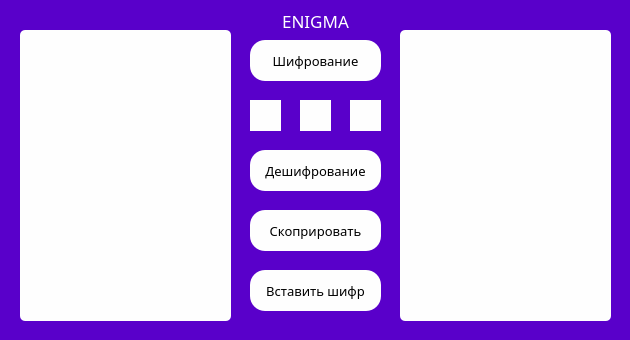
<?xml version="1.0" encoding="UTF-8"?>
<ui version="4.0">
 <class>Dialog</class>
 <widget class="QDialog" name="Dialog">
  <property name="geometry">
   <rect>
    <x>0</x>
    <y>0</y>
    <width>630</width>
    <height>340</height>
   </rect>
  </property>
  <property name="minimumSize">
   <size>
    <width>630</width>
    <height>330</height>
   </size>
  </property>
  <property name="maximumSize">
   <size>
    <width>630</width>
    <height>340</height>
   </size>
  </property>
  <property name="windowTitle">
   <string>Dialog</string>
  </property>
  <property name="styleSheet">
   <string notr="true">font-family: Montserrat;
background-color: #5900CA; 
font-size: 13px;</string>
  </property>
  <widget class="QPushButton" name="pushButton">
   <property name="geometry">
    <rect>
     <x>250</x>
     <y>40</y>
     <width>131</width>
     <height>41</height>
    </rect>
   </property>
   <property name="styleSheet">
    <string notr="true">border: 0;
border-radius: 15px;
background-color: #fefefe;</string>
   </property>
   <property name="text">
    <string>Шифрование</string>
   </property>
  </widget>
  <widget class="QLineEdit" name="lineEdit_2">
   <property name="geometry">
    <rect>
     <x>250</x>
     <y>100</y>
     <width>31</width>
     <height>31</height>
    </rect>
   </property>
   <property name="styleSheet">
    <string notr="true">text-align: center; border: 0; background-color: #fefefe;vertical-align: middle;</string>
   </property>
   <property name="inputMask">
    <string notr="true"/>
   </property>
   <property name="alignment">
    <set>Qt::AlignCenter</set>
   </property>
  </widget>
  <widget class="QLineEdit" name="lineEdit_4">
   <property name="geometry">
    <rect>
     <x>300</x>
     <y>100</y>
     <width>31</width>
     <height>31</height>
    </rect>
   </property>
   <property name="styleSheet">
    <string notr="true">text-align: center; border: 0; background-color: #fefefe;vertical-align: middle;</string>
   </property>
   <property name="alignment">
    <set>Qt::AlignCenter</set>
   </property>
  </widget>
  <widget class="QLineEdit" name="lineEdit_5">
   <property name="geometry">
    <rect>
     <x>350</x>
     <y>100</y>
     <width>31</width>
     <height>31</height>
    </rect>
   </property>
   <property name="styleSheet">
    <string notr="true">text-align: center; border: 0; background-color: #fefefe;vertical-align: middle;</string>
   </property>
   <property name="alignment">
    <set>Qt::AlignCenter</set>
   </property>
  </widget>
  <widget class="QPushButton" name="pushButton_2">
   <property name="geometry">
    <rect>
     <x>250</x>
     <y>150</y>
     <width>131</width>
     <height>41</height>
    </rect>
   </property>
   <property name="styleSheet">
    <string notr="true">border: 0;
border-radius: 15px;
background-color: #fefefe;</string>
   </property>
   <property name="text">
    <string>Дешифрование</string>
   </property>
  </widget>
  <widget class="QPushButton" name="pushButton_3">
   <property name="geometry">
    <rect>
     <x>250</x>
     <y>210</y>
     <width>131</width>
     <height>41</height>
    </rect>
   </property>
   <property name="styleSheet">
    <string notr="true">border: 0;
border-radius: 15px;
background-color: #fefefe;</string>
   </property>
   <property name="text">
    <string>Скоприровать</string>
   </property>
  </widget>
  <widget class="QTextEdit" name="textEdit">
   <property name="geometry">
    <rect>
     <x>20</x>
     <y>30</y>
     <width>211</width>
     <height>291</height>
    </rect>
   </property>
   <property name="styleSheet">
    <string notr="true">border-radius: 5px; background-color: #fefefe;vertical-align: top;</string>
   </property>
   <property name="frameShape">
    <enum>QFrame::Panel</enum>
   </property>
   <property name="frameShadow">
    <enum>QFrame::Sunken</enum>
   </property>
  </widget>
  <widget class="QTextEdit" name="textEdit_2">
   <property name="geometry">
    <rect>
     <x>400</x>
     <y>30</y>
     <width>211</width>
     <height>291</height>
    </rect>
   </property>
   <property name="styleSheet">
    <string notr="true">border-radius: 5px; background-color: #fefefe;vertical-align: top;</string>
   </property>
  </widget>
  <widget class="QPushButton" name="pushButton_4">
   <property name="geometry">
    <rect>
     <x>250</x>
     <y>270</y>
     <width>131</width>
     <height>41</height>
    </rect>
   </property>
   <property name="styleSheet">
    <string notr="true">border: 0;
border-radius: 15px;
background-color: #fefefe;</string>
   </property>
   <property name="text">
    <string>Вставить шифр</string>
   </property>
  </widget>
  <widget class="QLabel" name="label">
   <property name="geometry">
    <rect>
     <x>240</x>
     <y>10</y>
     <width>151</width>
     <height>21</height>
    </rect>
   </property>
   <property name="styleSheet">
    <string notr="true">color: white;
font-size: 17px;</string>
   </property>
   <property name="text">
    <string>ENIGMA</string>
   </property>
   <property name="alignment">
    <set>Qt::AlignCenter</set>
   </property>
  </widget>
 </widget>
 <resources/>
 <connections/>
</ui>
